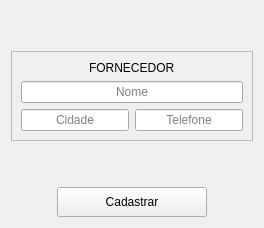
                <widget class="QWidget" name="Tab_fornecedores_cadastro">
                 <attribute name="title">
                  <string>Cadastro</string>
                 </attribute>
                 <layout class="QVBoxLayout" name="verticalLayout_5">
                  <item>
                   <spacer name="verticalSpacer_6">
                    <property name="orientation">
                     <enum>Qt::Vertical</enum>
                    </property>
                    <property name="sizeHint" stdset="0">
                     <size>
                      <width>20</width>
                      <height>40</height>
                     </size>
                    </property>
                   </spacer>
                  </item>
                  <item>
                   <widget class="QFrame" name="frame_3">
                    <property name="frameShape">
                     <enum>QFrame::StyledPanel</enum>
                    </property>
                    <property name="frameShadow">
                     <enum>QFrame::Raised</enum>
                    </property>
                    <layout class="QGridLayout" name="gridLayout_2">
                     <item row="2" column="0" colspan="2">
                      <widget class="QLineEdit" name="txt_nome_fornecedor">
                       <property name="alignment">
                        <set>Qt::AlignCenter</set>
                       </property>
                       <property name="placeholderText">
                        <string>Nome</string>
                       </property>
                      </widget>
                     </item>
                     <item row="3" column="1">
                      <widget class="QLineEdit" name="txt_telefone_fornecedor">
                       <property name="alignment">
                        <set>Qt::AlignCenter</set>
                       </property>
                       <property name="placeholderText">
                        <string>Telefone</string>
                       </property>
                      </widget>
                     </item>
                     <item row="1" column="0" colspan="2" alignment="Qt::AlignHCenter">
                      <widget class="QLabel" name="lb_cadastro_fornecedor">
                       <property name="text">
                        <string>FORNECEDOR</string>
                       </property>
                      </widget>
                     </item>
                     <item row="3" column="0">
                      <widget class="QLineEdit" name="txt_cidade_fornecedor">
                       <property name="alignment">
                        <set>Qt::AlignCenter</set>
                       </property>
                       <property name="placeholderText">
                        <string>Cidade</string>
                       </property>
                      </widget>
                     </item>
                    </layout>
                   </widget>
                  </item>
                  <item>
                   <spacer name="verticalSpacer_2">
                    <property name="orientation">
                     <enum>Qt::Vertical</enum>
                    </property>
                    <property name="sizeHint" stdset="0">
                     <size>
                      <width>20</width>
                      <height>40</height>
                     </size>
                    </property>
                   </spacer>
                  </item>
                  <item alignment="Qt::AlignHCenter">
                   <widget class="QPushButton" name="btn_cadastrar_fornecedor">
                    <property name="minimumSize">
                     <size>
                      <width>150</width>
                      <height>30</height>
                     </size>
                    </property>
                    <property name="cursor">
                     <cursorShape>PointingHandCursor</cursorShape>
                    </property>
                    <property name="text">
                     <string>Cadastrar</string>
                    </property>
                   </widget>
                  </item>
                 </layout>
                </widget>
